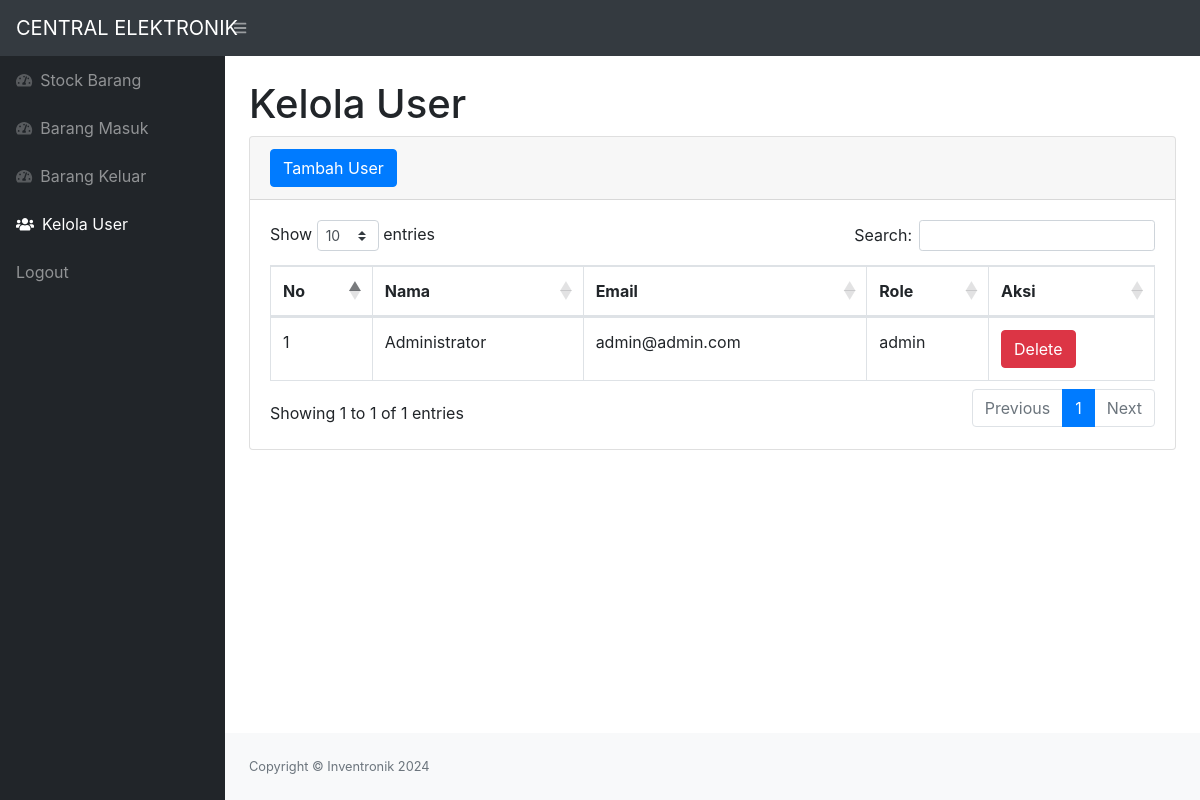
Screenshot of /admin.php (signed in) with the database file from the repository.
### tables this page shows
CREATE TABLE user (
    id INT AUTO_INCREMENT PRIMARY KEY,
    email VARCHAR(50) NOT NULL UNIQUE,
    password VARCHAR(255) NOT NULL,
    name VARCHAR(100) NOT NULL,
    role ENUM('admin', 'employee') NOT NULL,
    created_at TIMESTAMP DEFAULT CURRENT_TIMESTAMP
);

### admin.php (the view, shortened to what this page needs)
<?php
require 'function.php';
$email = $_SESSION['email'];
$check_admin = mysqli_query($conn, "SELECT role FROM user WHERE email = '$email'");
$user_role = mysqli_fetch_array($check_admin)['role'];
?>
<!DOCTYPE html>
<html lang="en">
    <head>
        <link href="css/styles.css" rel="stylesheet" />
        <link href="https://cdn.datatables.net/1.10.20/css/dataTables.bootstrap4.min.css" rel="stylesheet" />
    </head>
    <body class="sb-nav-fixed">
        <nav class="sb-topnav navbar navbar-expand navbar-dark bg-dark">
            <a class="navbar-brand" href="index.php">CENTRAL ELEKTRONIK</a>
            <button class="btn btn-link btn-sm order-1 order-lg-0" id="sidebarToggle" href="#"><i class="fas fa-bars"></i></button>
        </nav>
        <div id="layoutSidenav">
            <div id="layoutSidenav_nav">
                <nav class="sb-sidenav accordion sb-sidenav-dark" id="sidenavAccordion">
                    <div class="sb-sidenav-menu">
                        <div class="nav">
                            <a class="nav-link" href="index.php">
                                <div class="sb-nav-link-icon"><i class="fas fa-tachometer-alt"></i></div>
                                Stock Barang
                            </a>
                            <a class="nav-link" href="masuk.php">
                                <div class="sb-nav-link-icon"><i class="fas fa-tachometer-alt"></i></div>
                                Barang Masuk
                            </a>
                            <a class="nav-link" href="keluar.php">
                                <div class="sb-nav-link-icon"><i class="fas fa-tachometer-alt"></i></div>
                                Barang Keluar
                            </a>
                            <?php if($user_role === 'admin'): ?>
                            <a class="nav-link" href="admin.php">
                                <div class="sb-nav-link-icon"><i class="fas fa-users"></i></div>
                                Kelola User
                            </a>
                            <?php endif; ?>
                            <a class="nav-link" href="logout.php">
                                Logout
                            </a>
                        </div>
                    </div>
                </nav>
            </div>
            <div id="layoutSidenav_content">
                <main>
                    <div class="container-fluid">
                        <h1 class="mt-4">Kelola User</h1>
                        <div class="card mb-4">
                            <div class="card-header">
                                <button type="button" class="btn btn-primary" data-toggle="modal" data-target="#myModal">
                                    Tambah User
                                </button>
                            </div>
                            <div class="card-body">
                                <div class="table-responsive">
                                    <table class="table table-bordered" id="dataTable" width="100%" cellspacing="0">
                                        <thead>
                                            <tr>
                                                <th>No</th>
                                                <th>Nama</th>
                                                <th>Email</th>
                                                <th>Role</th>
                                                <th>Aksi</th>
                                            </tr>
                                        </thead>
                                        <tbody>
                                            <?php
                                            $ambilsemuadatauser = mysqli_query($conn,"SELECT * FROM user");
                                            $i = 1;
                                            while($data=mysqli_fetch_array($ambilsemuadatauser)){
                                                $id = $data['id'];
                                                $name = $data['name'];
                                                $email = $data['email'];
                                                $role = $data['role'];
                                            ?>
                                            <tr>
                                                <td><?=$i++;?></td>
                                                <td><?=$name;?></td>
                                                <td><?=$email;?></td>
                                                <td><?=$role;?></td>
                                                <td>
                                                    <button type="button" class="btn btn-danger" data-toggle="modal" data-target="#delete<?=$id;?>">
                                                        Delete
                                                    </button>
                                                </td>
                                            </tr>
                                            <?php
                                            };
                                            ?>
                                        </tbody>
                                    </table>
                                </div>
                            </div>
                        </div>
                    </div>
                </main>
                <footer class="py-4 bg-light mt-auto">
                    <div class="container-fluid">
                        <div class="d-flex align-items-center justify-content-between small">
                            <div class="text-muted">Copyright &copy; Inventronik 2024</div>
                        </div>
                    </div>
                </footer>
            </div>
        </div>
    </body>
</html>

### rows the page displays
user: name "Administrator", email "admin@admin.com", role "admin"
